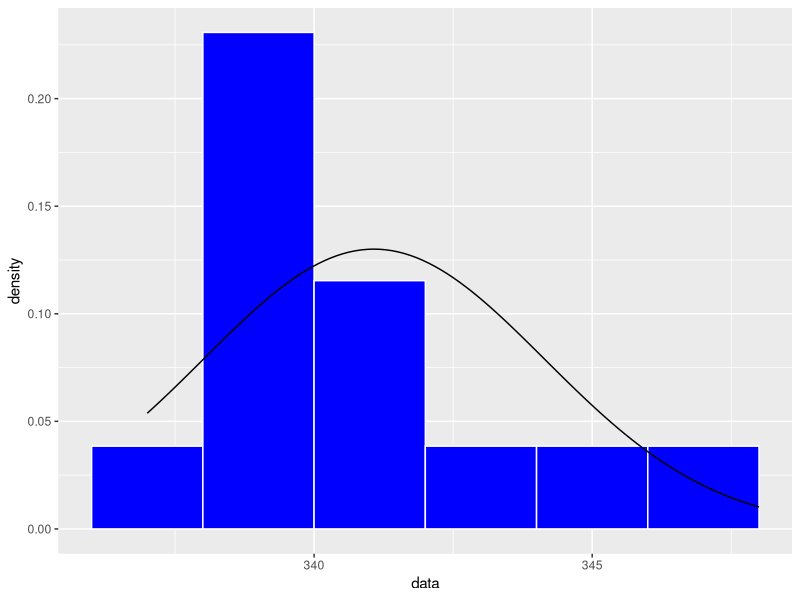
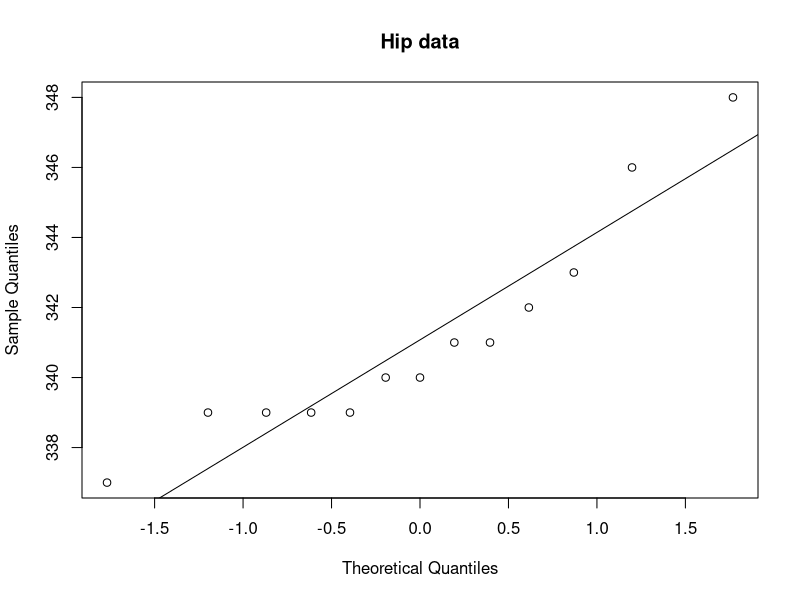
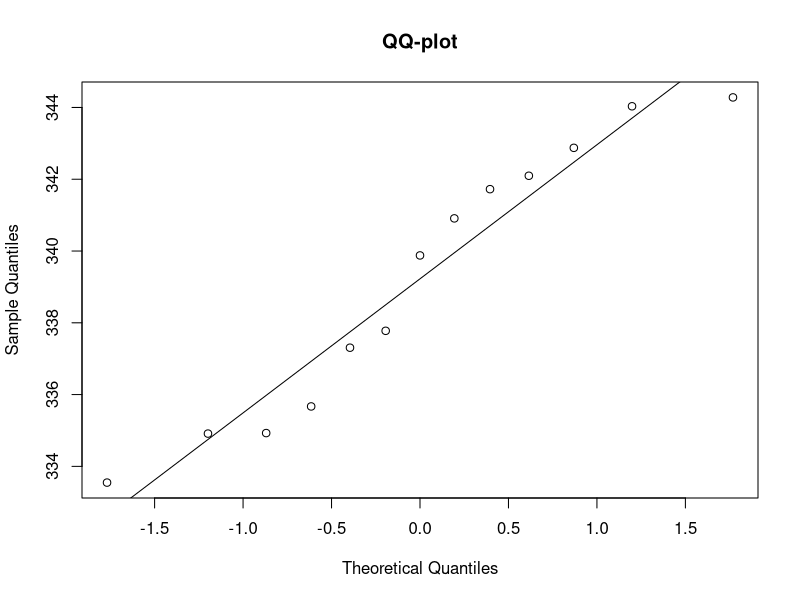
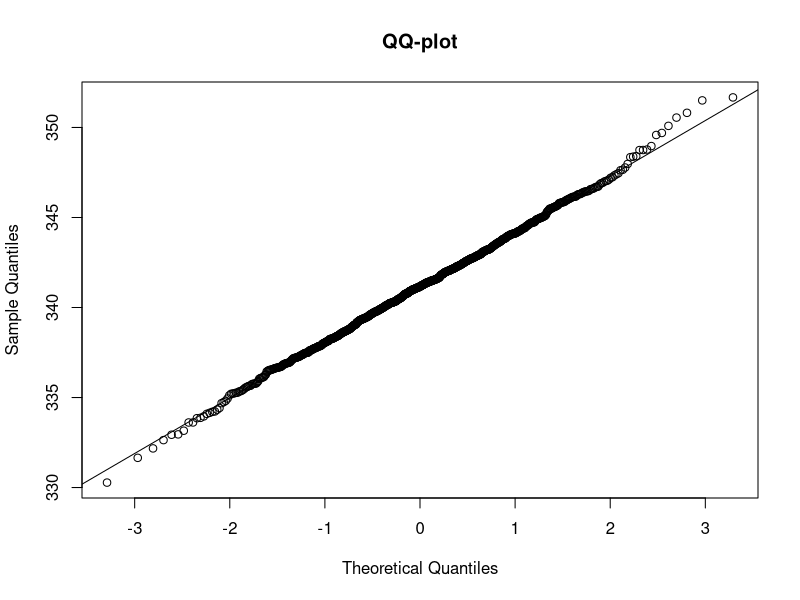

Generate these figures, in order, with R:
## ---- chunk 1
knitr::opts_chunk$set(echo = TRUE)
## ---- chunk 2
library("ggplot2")
## ---- chunk 3
data <- c(339, 339, 339, 340, 341, 340, 343, 348, 341, 346, 342, 339, 337)
df <- data.frame(data)

head(df, n = 3)
## ---- chunk 4
ggplot(data = df, aes(x = data)) + 
  geom_histogram(
      boundary = 0,  # Start bins from 0 
      binwidth = 2,  # Size of bins
      aes(y= ..density.. ), # Convert to probabilities
      color = "white", #Color outline
      fill = "blue" # Color area
  ) + 
  stat_function(fun = dnorm, # density of normal distribution 
                args = list(mean = mean(df$data), sd = sd(df$data)))
## ---- chunk 5
qqnorm(df$data, main = "Hip data")
abline(a = mean(df$data), b = sd(df$data))
## ---- chunk 6
ysim <- rnorm(13, mean=341.08, sd=3.07)


qqnorm(ysim, main = "QQ-plot")
abline(a = mean(ysim), b = sd(ysim))

## ---- chunk 7
ysim <- rnorm(1000, mean=341.08, sd=3.07)


qqnorm(ysim, main = "QQ-plot")
abline(a = mean(ysim), b = sd(ysim))
